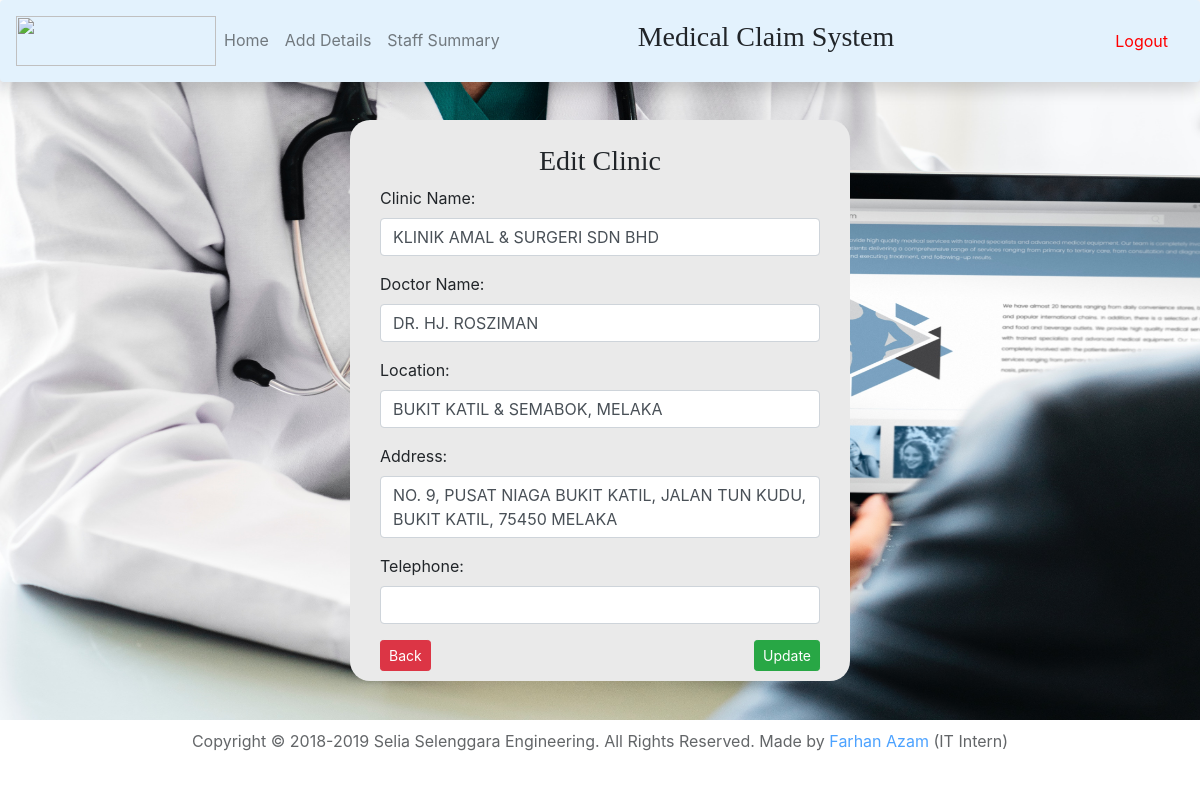
The app's page /clinicedit.php?id=1 with its own data.
### tables this page shows
CREATE TABLE `clinic_name` (
  `id` int(100) NOT NULL,
  `clinicname` varchar(100) NOT NULL,
  `doctor` varchar(100) NOT NULL,
  `location` varchar(100) NOT NULL,
  `address` varchar(100) NOT NULL,
  `tel` varchar(100) NOT NULL
);

### clinicedit.php (the view, shortened to what this page needs)
<?php
    include_once("config.php");
?>
<?php
    $id = $_GET['id'];
    $result = mysqli_query($conn, "SELECT * FROM clinic_name WHERE id=$id");
    while($res = mysqli_fetch_array($result))
    {
        $clinicname = $res['clinicname'];
        $doctor = $res['doctor'];
        $location = $res['location'];
        $address = $res['address'];
        $tel = $res['tel'];
    }
?>
<html>
    <head>
            <link rel="stylesheet" href="https://stackpath.bootstrapcdn.com/bootstrap/4.1.3/css/bootstrap.min.css">
    </head>
    <body>
        <?php include 'navbar.php'; ?>
        <div class="container col-5" style="background-color: #EAEAEA; border-top-left-radius: 20px; border-top-right-radius: 20px; border-bottom-right-radius: 20px; border-bottom-left-radius: 20px; margin-top: 120px;">
            <br>
            <div class="container">
                <center><h3 style="font-family:Trebuchet MS;">Edit Clinic</h3></center>
            </div>
            <form action="clinicedit.php" method="post">
                <div class="form-group col-md-12">
                    <label for="inputPassword4">Clinic Name:</label>
                    <input name="clinicname" type="text" class="form-control" value="<?php echo $clinicname;?>" style="text-transform:uppercase;" required>
                </div>
                <div class="form-group col-md-12">
                    <label for="inputPassword4">Doctor Name:</label>
                    <input name="doctor" type="text" class="form-control" value="<?php echo $doctor;?>" style="text-transform:uppercase;" >
                </div>
                <div class="form-group col-md-12">
                    <label for="inputPassword4">Location:</label>
                    <input name="location" type="text" class="form-control" value="<?php echo $location;?>" style="text-transform:uppercase;" required>
                </div>
                <div class="form-group col-md-12">
                    <label for="inputPassword4">Address:</label>
                    <textarea name="address" type="text" rows="2" class="form-control" style="text-transform:uppercase; resize: none;" ><?php echo $address;?></textarea>
                </div>
                <div class="form-group col-md-12">
                    <label for="inputPassword4">Telephone:</label>
                    <input name="tel" type="text" class="form-control" value="<?php echo $tel;?>" style="text-transform:uppercase;" >
                </div>
                <div class="form-group col-md-12">
                    <div class="form-group">
                        <a href="cliniclist.php" class="btn btn-danger btn-sm float-left" role="button">Back</a>
                    </div>
                    <div class="form-group">
                        <input type="submit" name="update" value="Update" class="btn btn-success btn-sm float-right">
                    </div>
                </div>
            </form>
            <br>
        </div>
        <br>
        <br>
        <div id="footer">
            <div class="container" align="center">
                <div class="row">
                    <div class="col">
                        Copyright &copy; 2018-<?php echo date("Y");?> Selia Selenggara Engineering. All Rights Reserved. Made by <a href="https://www.instagram.com/paan_azam13/">Farhan Azam</a> (IT Intern)
                    </div>
                </div>
            </div>
        </div>
    </body>
</html>

### clinicedit.php (style rules this page uses)
body { overflow-x: hidden; background-image: url("imgs/12.jpg"); background-repeat: no-repeat; background-attachment: fixed; background-size: 1400px 720px; }
#footer { bottom:0; width:100%; height:30px; background: white; opacity: 0.7; position: relative; }

### records on screen
clinic_name: clinicname "Klinik Amal & Surgeri Sdn Bhd", doctor "Dr. Hj. Rosziman", location "BUKIT KATIL & SEMABOK, MELAKA", address "No. 9, Pusat Niaga Bukit Katil, Jalan Tun Kudu, Bukit Katil, 75450 Melaka"
